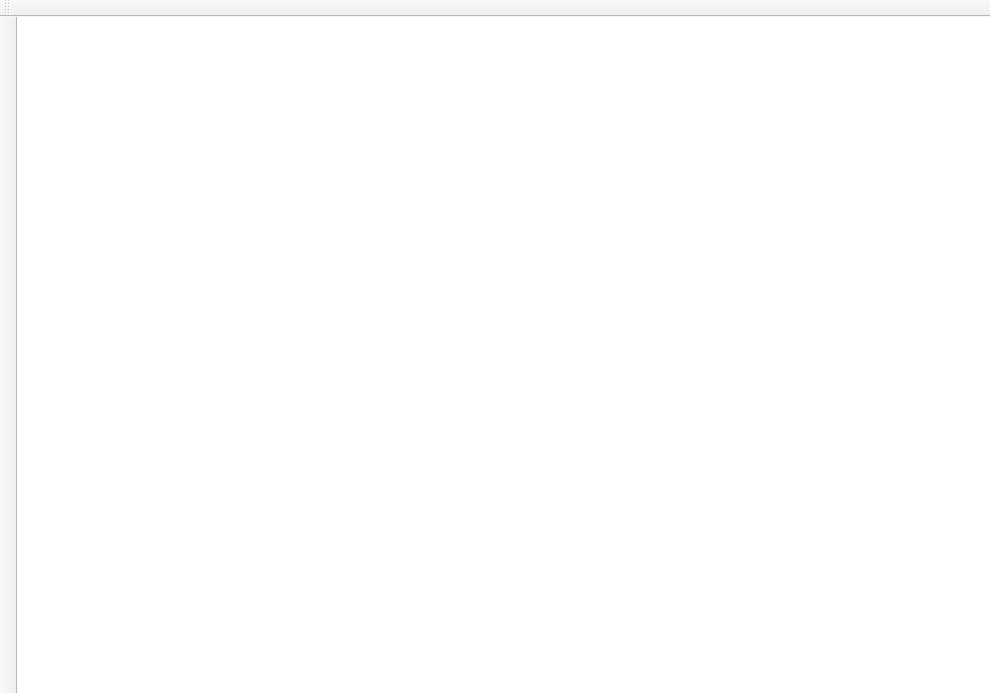
<?xml version="1.0" encoding="UTF-8"?>
<ui version="4.0">
 <class>MainWindow</class>
 <widget class="QMainWindow" name="MainWindow">
  <property name="geometry">
   <rect>
    <x>0</x>
    <y>0</y>
    <width>990</width>
    <height>693</height>
   </rect>
  </property>
  <property name="windowTitle">
   <string>MainWindow</string>
  </property>
  <property name="windowIcon">
   <iconset resource="../italc.qrc">
    <normaloff>:/resources/logo.png</normaloff>:/resources/logo.png</iconset>
  </property>
  <widget class="QWidget" name="m_centralWidget">
   <layout class="QHBoxLayout" name="m_centralLayout">
    <property name="spacing">
     <number>0</number>
    </property>
    <property name="margin">
     <number>0</number>
    </property>
    <item>
     <widget class="QGraphicsView" name="m_workspaceView">
      <property name="frameShape">
       <enum>QFrame::NoFrame</enum>
      </property>
     </widget>
    </item>
   </layout>
  </widget>
  <widget class="SideBar" name="m_sideBar">
   <property name="windowTitle">
    <string>toolBar</string>
   </property>
   <property name="movable">
    <bool>false</bool>
   </property>
   <property name="iconSize">
    <size>
     <width>16</width>
     <height>16</height>
    </size>
   </property>
   <property name="floatable">
    <bool>false</bool>
   </property>
   <attribute name="toolBarArea">
    <enum>LeftToolBarArea</enum>
   </attribute>
   <attribute name="toolBarBreak">
    <bool>false</bool>
   </attribute>
  </widget>
  <widget class="MainToolBar" name="m_toolBar">
   <property name="windowTitle">
    <string>toolBar</string>
   </property>
   <attribute name="toolBarArea">
    <enum>TopToolBarArea</enum>
   </attribute>
   <attribute name="toolBarBreak">
    <bool>false</bool>
   </attribute>
  </widget>
 </widget>
 <customwidgets>
  <customwidget>
   <class>SideBar</class>
   <extends>QToolBar</extends>
   <header>SideBar.h</header>
  </customwidget>
  <customwidget>
   <class>MainToolBar</class>
   <extends>QToolBar</extends>
   <header>MainToolBar.h</header>
  </customwidget>
 </customwidgets>
 <resources>
  <include location="../italc.qrc"/>
 </resources>
 <connections/>
</ui>
